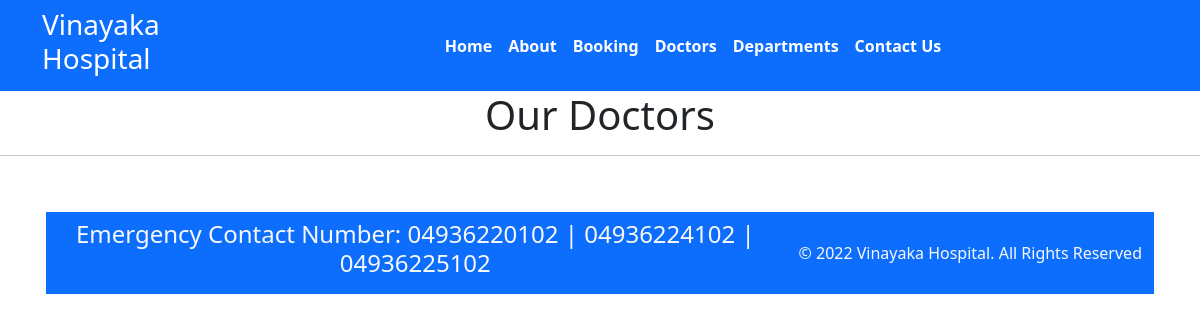
Page /doctors on the earlier database version.
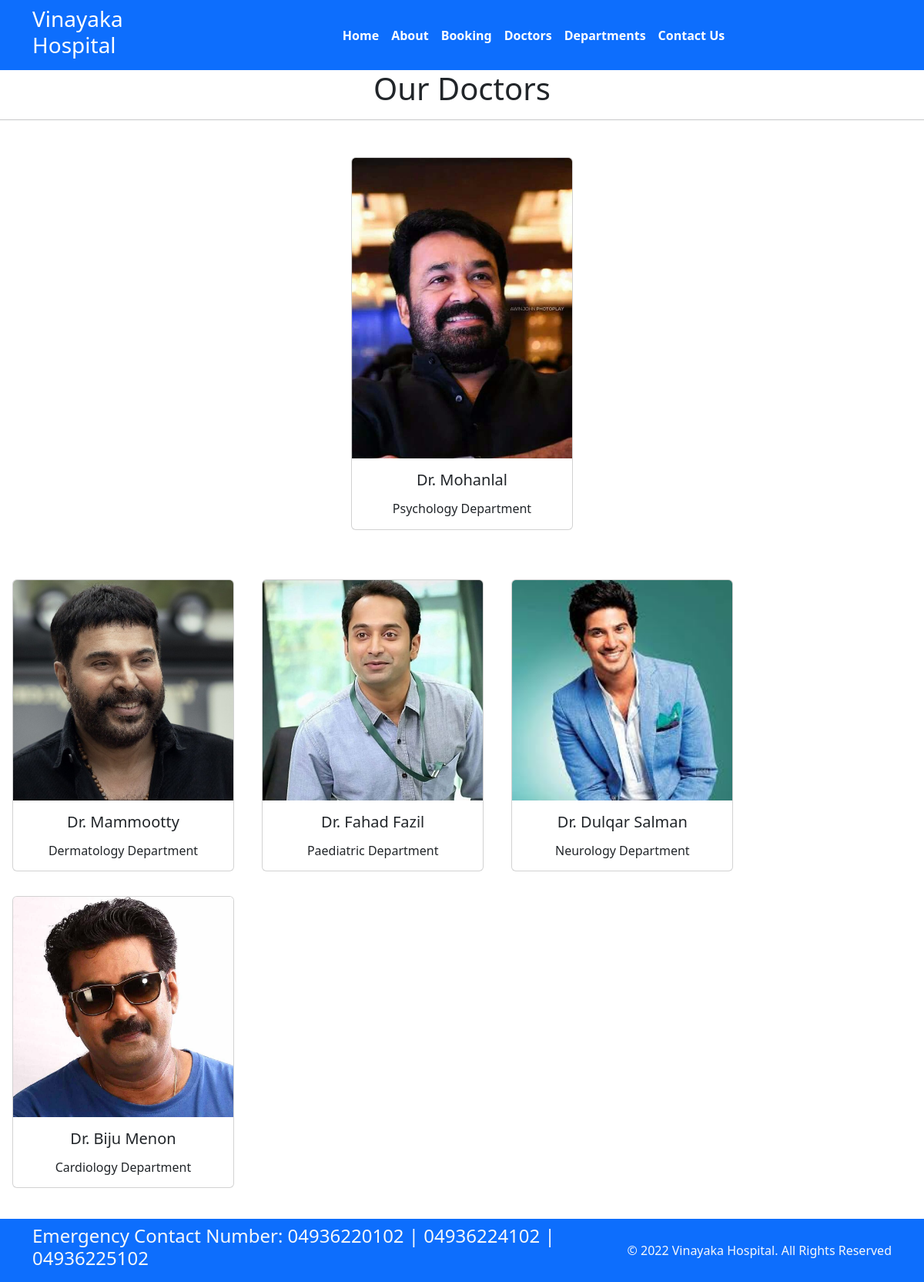
Same page on the later database version.
### home/models.py (models this page shows, shortened)
class Doctors(models.Model):
    doc_name = models.CharField(max_length=255)
    doc_spec = models.CharField(max_length=255)
    dep_name = models.ForeignKey(Departments, on_delete=models.CASCADE)
    doc_image = models.ImageField(upload_to='doctors')

class Departments(models.Model):
    dep_name = models.CharField(max_length=255)
    dep_description = models.TextField()
    def __str__(self):
        return self.dep_name

### home/views.py (the view)
# urls.py: path('doctors', views.doctors, name='doctors'),
def doctors(request):
    dict_docs = {
        'doct': Doctors.objects.all()
    }
    return render(request, "doctors.html", dict_docs)

### templates/doctors.html (shortened to what this page needs)
{% extends "base.html" %}
{% block content %}
<h1 class="text-center">Our Doctors</h1>
<hr>
<div class="container p-3 my-3 text-center">
    {% for doctor in doct %}
    <div class="card text-center mx-3 my-3" style="width: 18rem; display: inline-block;">
        <img src="{{ doctor.doc_image.url }}" class="card-img-top" alt="doctor_image">
        <div class="card-body">
          <h5 class="card-title">Dr. {{ doctor.doc_name }}</h5>
          <h6 class="card-text">{{ doctor.dep_name }} Department</h6>
        </div>
      </div>
</div>
{% endfor %}
{% endblock content %}

### templates/base.html (shortened to what this page needs)
{% load static %}
<!DOCTYPE html>
<html>
  <head>
    <link href="https://cdn.jsdelivr.net/npm/bootstrap@5.3.3/dist/css/bootstrap.min.css" rel="stylesheet"
>
    <link rel="stylesheet"
      href="https://use.fontawesome.com/releases/v5.2.0/css/all.css ">
    <link rel="stylesheet"
      href="{% static '/css/style.css' %}">
  </head>
  <body>
    <nav class="navbar bg-primary navbar-expand-md ">
      <div class="container">
        <div class="col-2 text-left pl-md-0">
          <h3 class="text-white"> Vinayaka Hospital </h3>
        </div>
        <div
          class="collapse navbar-collapse justify-content-center col-md-8 navbar-collapse-3">
          <ul class="navbar-nav justify-content-center  fw-bold">
            <li class="nav-item active">
              <a class="nav-link text-white" href="{% url "home" %}">Home </a>
            </li>
            <li class="nav-item">
              <a class="nav-link text-white" href="{% url "about" %}">About</a>
            </li>
            <li class="nav-item">
              <a class="nav-link text-white" href="{% url "booking" %}">Booking</a>
            </li>
            <li class="nav-item">
              <a class="nav-link text-white" href="{% url "doctors" %}">Doctors</a>
            </li>
			 <li class="nav-item">
              <a class="nav-link text-white" href="{% url "departments" %}">Departments</a>
            </li>
            <li class="nav-item">
              <a class="nav-link text-white" href="{% url "contact" %}">Contact Us</a>
            </li>
          </ul>
        </div>
      </div>
    </nav>
{% block content %}{% endblock %}
    <section class="footer mt-4">
      <footer class="pt-2 pb-2  bg-primary text-light">
        <div class="container">
          <div class="row align-items-center">
            <div class="col-12 col-md-8">
              <h4>Emergency Contact Number: 04936220102 | 04936224102 | 04936225102</h4>
            </div>
            <div class="col-12 col-md-4 mt-4 mt-md-0 text-center text-md-end">
              © 2022 Vinayaka Hospital. All Rights Reserved
            </div>
          </div>
        </div>
      </footer>
    </section>
  </body>
</html>

Differences in the rows shown:
added Doctors: doc_image (picture), doc_name "Mohanlal", dep_name "Psychology"
added Doctors: doc_image (picture), doc_name "Mammootty", dep_name "Dermatology"
added Doctors: doc_image (picture), doc_name "Fahad Fazil", dep_name "Paediatric"
added Doctors: doc_image (picture), doc_name "Dulqar Salman", dep_name "Neurology"
added Doctors: doc_image (picture), doc_name "Biju Menon", dep_name "Cardiology"
